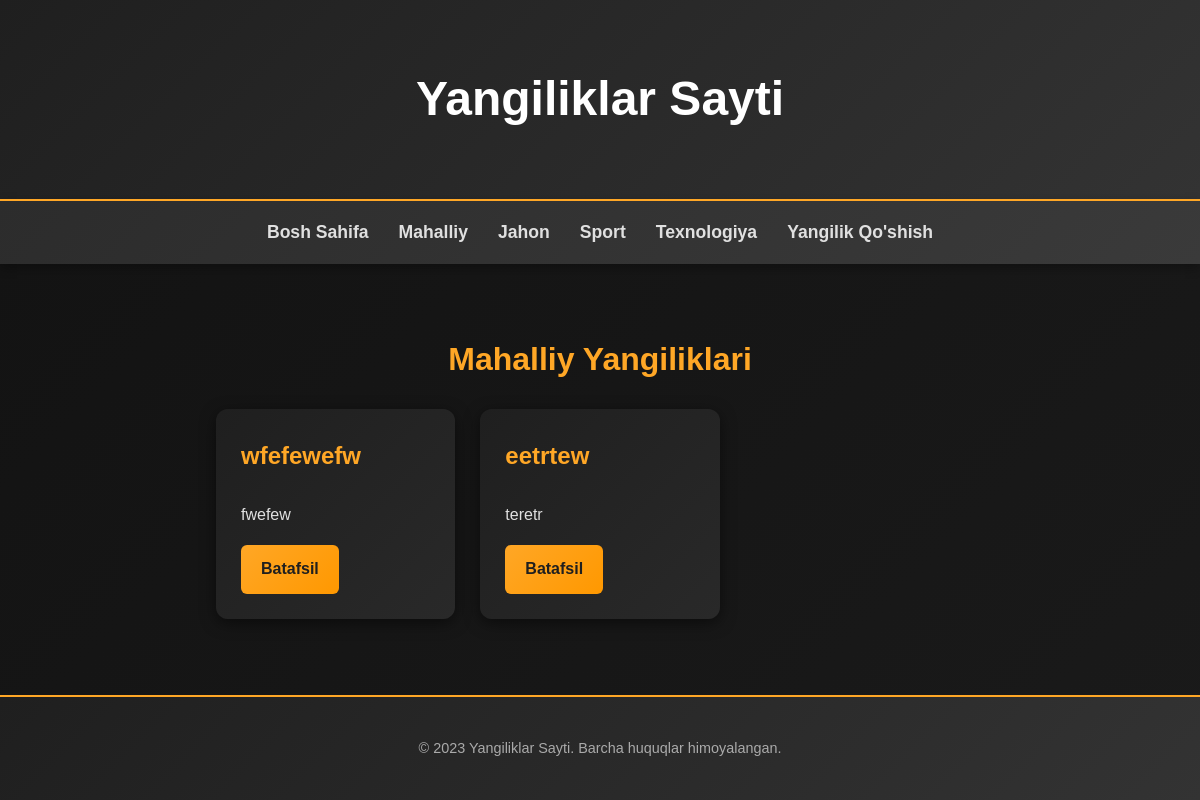
Screenshot of /news/category/mahalliy/ with the database file from the repository.
### news/models.py (models this page shows)
class News(models.Model):
    title = models.CharField(max_length=255)
    short_content = models.TextField()
    long_content = models.CharField(max_length=200)
    category = models.CharField(max_length=200)
    author_name = models.CharField(max_length=200)
    created_at = models.DateTimeField(default=timezone.now)
    class Meta:
        verbose_name_plural = 'News'
    def get_detail_url(self):
        return reverse('news:detail', args=[self.pk])

### news/views.py (the view)
# urls.py: path('category/<str:category>/', views.news_by_category, name='category'),
def news_by_category(request, category):
    articles = News.objects.filter(category=category)
    ctx = {
        'articles': articles,
        'category': category,
    }
    return render(request, 'news/news-by-category.html', ctx)

### templates/news/news-by-category.html (shortened to what this page needs)
{% extends 'base.html' %}
{% block content %}
    <div class="container">
        <h2 id="category-title">
            {% if category %}
                {{ category|title }} Yangiliklari
            {% else %}
                Barcha Yangiliklar
            {% endif %}
        </h2>
        <div id="news-list">
            {% if articles %}
                {% for article in articles %}
                    <div class="news-item">
                        <h3>{{ article.title }}</h3>
                        <p>{{ article.short_content }}</p>
                        <a href="{{ article.get_detail_url }}" class="read-more">Batafsil</a>
                    </div>
                {% endfor %}
            {% else %}
                <p>Hozircha yangiliklar mavjud emas.</p>
            {% endif %}
        </div>
    </div>
{% endblock %}

### static/css/styles.css (style rules this page uses)
body { font-family: 'Poppins', Arial, sans-serif; line-height: 1.8; margin: 0; padding: 0; display: flex; flex-direction: column; min-height: 100vh; background: linear-gradient(135deg, #121212, #1a1a1a); color: #e0e0e0; transition: background-color 0.3s ease, color 0.3s ease; }
.container { width: 80%; margin: auto; padding: 20px; flex: 1; animation: fadeIn 0.8s ease; }
.news-item { background: linear-gradient(135deg, #1f1f1f, #292929); margin-bottom: 20px; padding: 25px; border-radius: 12px; transition: transform 0.3s ease, box-shadow 0.3s ease; box-shadow: 0 4px 15px rgba(0, 0, 0, 0.5); }
.news-item h2, .news-item h3 { color: #ffa726; margin-top: 0; font-size: 1.5rem; }
.read-more { display: inline-block; background: linear-gradient(135deg, #ffa726, #ff9800); color: #1f1f1f; padding: 10px 20px; text-decoration: none; border-radius: 6px; transition: background 0.3s ease, transform 0.3s ease; font-weight: bold; }
#category-title { margin-bottom: 20px; font-size: 2rem; color: #ffa726; text-align: center; font-weight: bold; }
#news-list { display: grid; gap: 25px; }
@media (min-width: 768px) { #news-list { grid-template-columns: repeat(2, 1fr); } }
@media (min-width: 1024px) { #news-list { grid-template-columns: repeat(3, 1fr); } }

### rows the page displays
News: title "wfefewefw", short_content "fwefew"
News: title "eetrtew", short_content "teretr"

### other values shown
{{ category|title }} "Mahalliy"
